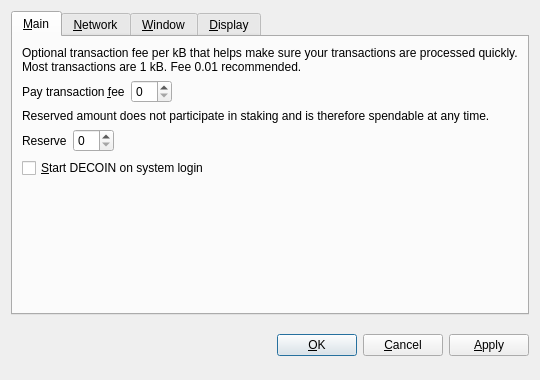
<?xml version="1.0" encoding="UTF-8"?>
<ui version="4.0">
 <class>OptionsDialog</class>
 <widget class="QDialog" name="OptionsDialog">
  <property name="geometry">
   <rect>
    <x>0</x>
    <y>0</y>
    <width>540</width>
    <height>380</height>
   </rect>
  </property>
  <property name="windowTitle">
   <string>Options</string>
  </property>
  <property name="modal">
   <bool>true</bool>
  </property>
  <layout class="QVBoxLayout" name="verticalLayout">
   <item>
    <widget class="QTabWidget" name="tabWidget">
     <property name="tabPosition">
      <enum>QTabWidget::North</enum>
     </property>
     <property name="currentIndex">
      <number>0</number>
     </property>
     <widget class="QWidget" name="tabMain">
      <attribute name="title">
       <string>&amp;Main</string>
      </attribute>
      <layout class="QVBoxLayout" name="verticalLayout_Main">
       <item>
        <widget class="QLabel" name="transactionFeeInfoLabel">
         <property name="text">
          <string>Optional transaction fee per kB that helps make sure your transactions are processed quickly. Most transactions are 1 kB. Fee 0.01 recommended.</string>
         </property>
         <property name="textFormat">
          <enum>Qt::PlainText</enum>
         </property>
         <property name="wordWrap">
          <bool>true</bool>
         </property>
        </widget>
       </item>
       <item>
        <layout class="QHBoxLayout" name="horizontalLayoutFee">
         <item>
          <widget class="QLabel" name="transactionFeeLabel">
           <property name="text">
            <string>Pay transaction &amp;fee</string>
           </property>
           <property name="textFormat">
            <enum>Qt::PlainText</enum>
           </property>
           <property name="buddy">
            <cstring>transactionFee</cstring>
           </property>
          </widget>
         </item>
         <item>
          <widget class="BitcoinAmountField" name="transactionFee"/>
         </item>
         <item>
          <spacer name="horizontalSpacerFee">
           <property name="orientation">
            <enum>Qt::Horizontal</enum>
           </property>
           <property name="sizeHint" stdset="0">
            <size>
             <width>40</width>
             <height>20</height>
            </size>
           </property>
          </spacer>
         </item>
        </layout>
       </item>
       <item>
        <widget class="QLabel" name="reserveBalanceInfoLabel">
         <property name="text">
          <string>Reserved amount does not participate in staking and is therefore spendable at any time.</string>
         </property>
         <property name="textFormat">
          <enum>Qt::PlainText</enum>
         </property>
         <property name="wordWrap">
          <bool>true</bool>
         </property>
        </widget>
       </item>
       <item>
        <layout class="QHBoxLayout" name="horizontalLayoutReserveBalance">
         <item>
          <widget class="QLabel" name="reserveBalanceLabel">
           <property name="text">
            <string>Reserve</string>
           </property>
           <property name="textFormat">
            <enum>Qt::PlainText</enum>
           </property>
           <property name="buddy">
            <cstring>reserveBalance</cstring>
           </property>
          </widget>
         </item>
         <item>
          <widget class="BitcoinAmountField" name="reserveBalance"/>
         </item>
         <item>
          <spacer name="horizontalSpacerReserveBalance">
           <property name="orientation">
            <enum>Qt::Horizontal</enum>
           </property>
           <property name="sizeHint" stdset="0">
            <size>
             <width>40</width>
             <height>20</height>
            </size>
           </property>
          </spacer>
         </item>
        </layout>
       </item>
       <item>
        <widget class="QCheckBox" name="bitcoinAtStartup">
         <property name="toolTip">
          <string>Automatically start DECOIN after logging in to the system.</string>
         </property>
         <property name="text">
          <string>&amp;Start DECOIN on system login</string>
         </property>
        </widget>
       </item>
       <item>
        <spacer name="verticalSpacer_Main">
         <property name="orientation">
          <enum>Qt::Vertical</enum>
         </property>
         <property name="sizeHint" stdset="0">
          <size>
           <width>20</width>
           <height>40</height>
          </size>
         </property>
        </spacer>
       </item>
      </layout>
     </widget>
     <widget class="QWidget" name="tabNetwork">
      <attribute name="title">
       <string>&amp;Network</string>
      </attribute>
      <layout class="QVBoxLayout" name="verticalLayout_Network">
       <item>
        <widget class="QCheckBox" name="mapPortUpnp">
         <property name="toolTip">
          <string>Automatically open the DECOIN client port on the router. This only works when your router supports UPnP and it is enabled.</string>
         </property>
         <property name="text">
          <string>Map port using &amp;UPnP</string>
         </property>
        </widget>
       </item>
       <item>
        <widget class="QCheckBox" name="connectSocks">
         <property name="toolTip">
          <string>Connect to the DECOIN network through a SOCKS proxy (e.g. when connecting through Tor).</string>
         </property>
         <property name="text">
          <string>&amp;Connect through SOCKS proxy:</string>
         </property>
        </widget>
       </item>
       <item>
        <layout class="QHBoxLayout" name="horizontalLayout_Network">
         <item>
          <widget class="QLabel" name="proxyIpLabel">
           <property name="text">
            <string>Proxy &amp;IP:</string>
           </property>
           <property name="textFormat">
            <enum>Qt::PlainText</enum>
           </property>
           <property name="buddy">
            <cstring>proxyIp</cstring>
           </property>
          </widget>
         </item>
         <item>
          <widget class="QValidatedLineEdit" name="proxyIp">
           <property name="maximumSize">
            <size>
             <width>140</width>
             <height>16777215</height>
            </size>
           </property>
           <property name="toolTip">
            <string>IP address of the proxy (e.g. 127.0.0.1)</string>
           </property>
          </widget>
         </item>
         <item>
          <widget class="QLabel" name="proxyPortLabel">
           <property name="text">
            <string>&amp;Port:</string>
           </property>
           <property name="textFormat">
            <enum>Qt::PlainText</enum>
           </property>
           <property name="buddy">
            <cstring>proxyPort</cstring>
           </property>
          </widget>
         </item>
         <item>
          <widget class="QLineEdit" name="proxyPort">
           <property name="maximumSize">
            <size>
             <width>55</width>
             <height>16777215</height>
            </size>
           </property>
           <property name="toolTip">
            <string>Port of the proxy (e.g. 9050)</string>
           </property>
          </widget>
         </item>
         <item>
          <widget class="QLabel" name="socksVersionLabel">
           <property name="text">
            <string>SOCKS &amp;Version:</string>
           </property>
           <property name="textFormat">
            <enum>Qt::PlainText</enum>
           </property>
           <property name="buddy">
            <cstring>socksVersion</cstring>
           </property>
          </widget>
         </item>
         <item>
          <widget class="QValueComboBox" name="socksVersion">
           <property name="toolTip">
            <string>SOCKS version of the proxy (e.g. 5)</string>
           </property>
          </widget>
         </item>
         <item>
          <spacer name="horizontalSpacer_Network">
           <property name="orientation">
            <enum>Qt::Horizontal</enum>
           </property>
           <property name="sizeHint" stdset="0">
            <size>
             <width>40</width>
             <height>20</height>
            </size>
           </property>
          </spacer>
         </item>
        </layout>
       </item>
       <item>
        <spacer name="verticalSpacer_Network">
         <property name="orientation">
          <enum>Qt::Vertical</enum>
         </property>
         <property name="sizeHint" stdset="0">
          <size>
           <width>20</width>
           <height>40</height>
          </size>
         </property>
        </spacer>
       </item>
      </layout>
     </widget>
     <widget class="QWidget" name="tabWindow">
      <attribute name="title">
       <string>&amp;Window</string>
      </attribute>
      <layout class="QVBoxLayout" name="verticalLayout_Window">
       <item>
        <widget class="QCheckBox" name="minimizeToTray">
         <property name="toolTip">
          <string>Show only a tray icon after minimizing the window.</string>
         </property>
         <property name="text">
          <string>&amp;Minimize to the tray instead of the taskbar</string>
         </property>
        </widget>
       </item>
       <item>
        <widget class="QCheckBox" name="minimizeOnClose">
         <property name="toolTip">
          <string>Minimize instead of exit the application when the window is closed. When this option is enabled, the application will be closed only after selecting Quit in the menu.</string>
         </property>
         <property name="text">
          <string>M&amp;inimize on close</string>
         </property>
        </widget>
       </item>
       <item>
        <spacer name="verticalSpacer_Window">
         <property name="orientation">
          <enum>Qt::Vertical</enum>
         </property>
         <property name="sizeHint" stdset="0">
          <size>
           <width>20</width>
           <height>40</height>
          </size>
         </property>
        </spacer>
       </item>
      </layout>
     </widget>
     <widget class="QWidget" name="tabDisplay">
      <attribute name="title">
       <string>&amp;Display</string>
      </attribute>
      <layout class="QVBoxLayout" name="verticalLayout_Display">
       <item>
        <layout class="QHBoxLayout" name="horizontalLayout_1_Display">
         <item>
          <widget class="QLabel" name="langLabel">
           <property name="text">
            <string>User Interface &amp;language:</string>
           </property>
           <property name="textFormat">
            <enum>Qt::PlainText</enum>
           </property>
           <property name="buddy">
            <cstring>lang</cstring>
           </property>
          </widget>
         </item>
         <item>
          <widget class="QValueComboBox" name="lang">
           <property name="toolTip">
            <string>The user interface language can be set here. This setting will take effect after restarting DECOIN.</string>
           </property>
          </widget>
         </item>
        </layout>
       </item>
       <item>
        <layout class="QHBoxLayout" name="horizontalLayout_2_Display">
         <item>
          <widget class="QLabel" name="unitLabel">
           <property name="text">
            <string>&amp;Unit to show amounts in:</string>
           </property>
           <property name="textFormat">
            <enum>Qt::PlainText</enum>
           </property>
           <property name="buddy">
            <cstring>unit</cstring>
           </property>
          </widget>
         </item>
         <item>
          <widget class="QValueComboBox" name="unit">
           <property name="toolTip">
            <string>Choose the default subdivision unit to show in the interface and when sending coins.</string>
           </property>
          </widget>
         </item>
        </layout>
       </item>
       <item>
        <widget class="QCheckBox" name="displayAddresses">
         <property name="toolTip">
          <string>Whether to show DECOIN addresses in the transaction list or not.</string>
         </property>
         <property name="text">
          <string>&amp;Display addresses in transaction list</string>
         </property>
        </widget>
       </item>
       <item>
        <widget class="QCheckBox" name="coinControlFeatures">
         <property name="toolTip">
          <string>Whether to show coin control features or not.</string>
         </property>
         <property name="text">
          <string>Display coin &amp;control features (experts only!)</string>
         </property>
        </widget>
       </item>
       <item>
        <spacer name="verticalSpacer_Display">
         <property name="orientation">
          <enum>Qt::Vertical</enum>
         </property>
         <property name="sizeHint" stdset="0">
          <size>
           <width>20</width>
           <height>40</height>
          </size>
         </property>
        </spacer>
       </item>
      </layout>
     </widget>
    </widget>
   </item>
   <item>
    <layout class="QHBoxLayout" name="horizontalLayout_Buttons">
     <item>
      <spacer name="horizontalSpacer_1">
       <property name="orientation">
        <enum>Qt::Horizontal</enum>
       </property>
       <property name="sizeHint" stdset="0">
        <size>
         <width>40</width>
         <height>48</height>
        </size>
       </property>
      </spacer>
     </item>
     <item>
      <widget class="QLabel" name="statusLabel">
       <property name="font">
        <font>
         <weight>75</weight>
         <bold>true</bold>
        </font>
       </property>
       <property name="text">
        <string/>
       </property>
       <property name="textFormat">
        <enum>Qt::PlainText</enum>
       </property>
       <property name="wordWrap">
        <bool>true</bool>
       </property>
      </widget>
     </item>
     <item>
      <spacer name="horizontalSpacer_2">
       <property name="orientation">
        <enum>Qt::Horizontal</enum>
       </property>
       <property name="sizeHint" stdset="0">
        <size>
         <width>40</width>
         <height>48</height>
        </size>
       </property>
      </spacer>
     </item>
     <item>
      <widget class="QPushButton" name="okButton">
       <property name="text">
        <string>&amp;OK</string>
       </property>
      </widget>
     </item>
     <item>
      <widget class="QPushButton" name="cancelButton">
       <property name="text">
        <string>&amp;Cancel</string>
       </property>
       <property name="autoDefault">
        <bool>false</bool>
       </property>
      </widget>
     </item>
     <item>
      <widget class="QPushButton" name="applyButton">
       <property name="text">
        <string>&amp;Apply</string>
       </property>
       <property name="autoDefault">
        <bool>false</bool>
       </property>
      </widget>
     </item>
    </layout>
   </item>
  </layout>
 </widget>
 <customwidgets>
  <customwidget>
   <class>BitcoinAmountField</class>
   <extends>QSpinBox</extends>
   <header>bitcoinamountfield.h</header>
   <container>1</container>
  </customwidget>
  <customwidget>
   <class>QValueComboBox</class>
   <extends>QComboBox</extends>
   <header>qvaluecombobox.h</header>
  </customwidget>
  <customwidget>
   <class>QValidatedLineEdit</class>
   <extends>QLineEdit</extends>
   <header>qvalidatedlineedit.h</header>
  </customwidget>
 </customwidgets>
 <resources/>
 <connections/>
</ui>
